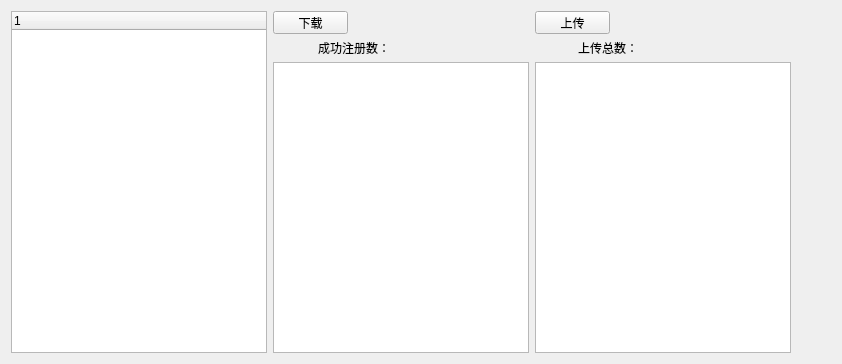
                  <widget class="QWidget" name="Issued_page">
                   <layout class="QGridLayout" name="gridLayout_15">
                    <item row="0" column="0">
                     <layout class="QHBoxLayout" name="horizontalLayout_20">
                      <item>
                       <widget class="QTreeWidget" name="Issued_Machine">
                        <property name="minimumSize">
                         <size>
                          <width>180</width>
                          <height>341</height>
                         </size>
                        </property>
                        <property name="maximumSize">
                         <size>
                          <width>360</width>
                          <height>16777215</height>
                         </size>
                        </property>
                        <column>
                         <property name="text">
                          <string notr="true">1</string>
                         </property>
                        </column>
                       </widget>
                      </item>
                      <item>
                       <layout class="QVBoxLayout" name="verticalLayout_8">
                        <item>
                         <widget class="QPushButton" name="QpbtnDown">
                          <property name="minimumSize">
                           <size>
                            <width>75</width>
                            <height>23</height>
                           </size>
                          </property>
                          <property name="maximumSize">
                           <size>
                            <width>75</width>
                            <height>23</height>
                           </size>
                          </property>
                          <property name="text">
                           <string>下载</string>
                          </property>
                         </widget>
                        </item>
                        <item>
                         <layout class="QHBoxLayout" name="horizontalLayout_16">
                          <item>
                           <widget class="QLabel" name="label_12">
                            <property name="minimumSize">
                             <size>
                              <width>72</width>
                              <height>16</height>
                             </size>
                            </property>
                            <property name="maximumSize">
                             <size>
                              <width>72</width>
                              <height>16</height>
                             </size>
                            </property>
                            <property name="text">
                             <string>成功注册数：</string>
                            </property>
                           </widget>
                          </item>
                          <item>
                           <widget class="QLabel" name="AllDownCard">
                            <property name="minimumSize">
                             <size>
                              <width>41</width>
                              <height>16</height>
                             </size>
                            </property>
                            <property name="maximumSize">
                             <size>
                              <width>41</width>
                              <height>16</height>
                             </size>
                            </property>
                            <property name="text">
                             <string/>
                            </property>
                           </widget>
                          </item>
                         </layout>
                        </item>
                        <item>
                         <widget class="MyTableWidget" name="Download_IC">
                          <property name="minimumSize">
                           <size>
                            <width>161</width>
                            <height>291</height>
                           </size>
                          </property>
                          <property name="maximumSize">
                           <size>
                            <width>320</width>
                            <height>16777215</height>
                           </size>
                          </property>
                         </widget>
                        </item>
                       </layout>
                      </item>
                      <item>
                       <layout class="QVBoxLayout" name="verticalLayout_9">
                        <item>
                         <widget class="QPushButton" name="QpbtnUp">
                          <property name="minimumSize">
                           <size>
                            <width>75</width>
                            <height>23</height>
                           </size>
                          </property>
                          <property name="maximumSize">
                           <size>
                            <width>75</width>
                            <height>23</height>
                           </size>
                          </property>
                          <property name="text">
                           <string>上传</string>
                          </property>
                         </widget>
                        </item>
                        <item>
                         <layout class="QHBoxLayout" name="horizontalLayout_17">
                          <item>
                           <widget class="QLabel" name="label_3">
                            <property name="minimumSize">
                             <size>
                              <width>60</width>
                              <height>16</height>
                             </size>
                            </property>
                            <property name="maximumSize">
                             <size>
                              <width>60</width>
                              <height>16</height>
                             </size>
                            </property>
                            <property name="text">
                             <string>上传总数：</string>
                            </property>
                           </widget>
                          </item>
                          <item>
                           <widget class="QLabel" name="AllUpCard">
                            <property name="minimumSize">
                             <size>
                              <width>61</width>
                              <height>16</height>
                             </size>
                            </property>
                            <property name="maximumSize">
                             <size>
                              <width>61</width>
                              <height>16</height>
                             </size>
                            </property>
                            <property name="text">
                             <string/>
                            </property>
                           </widget>
                          </item>
                         </layout>
                        </item>
                        <item>
                         <widget class="MyTableWidget" name="Upload_IC">
                          <property name="minimumSize">
                           <size>
                            <width>191</width>
                            <height>291</height>
                           </size>
                          </property>
                          <property name="maximumSize">
                           <size>
                            <width>800</width>
                            <height>16777215</height>
                           </size>
                          </property>
                         </widget>
                        </item>
                       </layout>
                      </item>
                      <item>
                       <spacer name="horizontalSpacer_7">
                        <property name="orientation">
                         <enum>Qt::Horizontal</enum>
                        </property>
                        <property name="sizeHint" stdset="0">
                         <size>
                          <width>40</width>
                          <height>20</height>
                         </size>
                        </property>
                       </spacer>
                      </item>
                     </layout>
                    </item>
                   </layout>
                  </widget>
